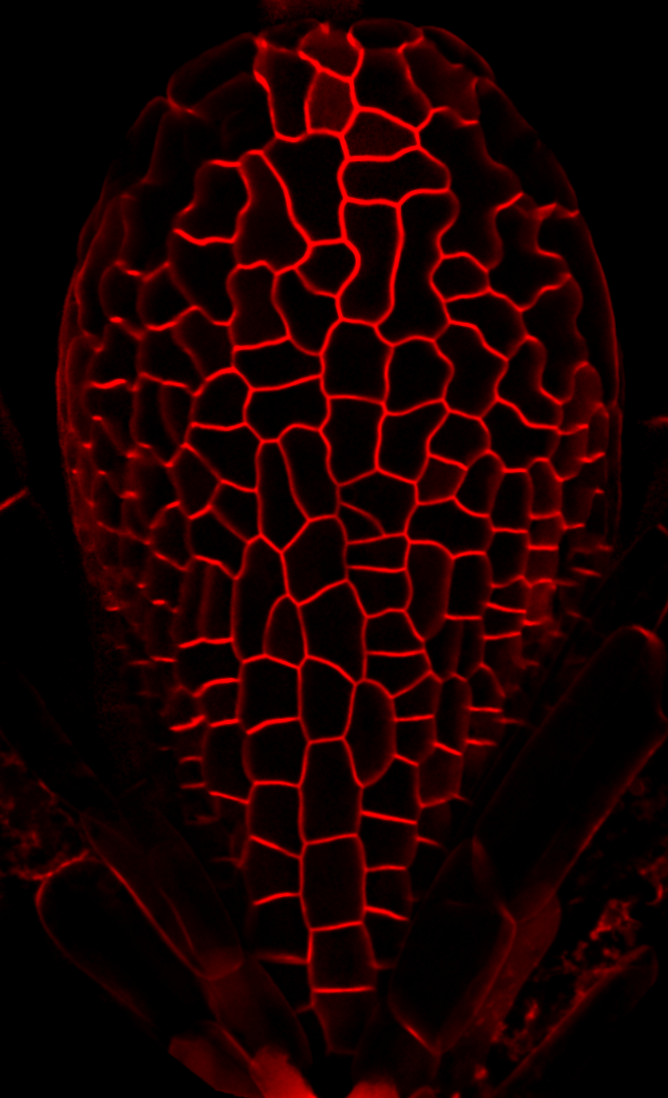
#> input picture test/images/T00.png, 668 x 1098 px
$ python -i threshold.py   (imports and definitions only)
#> lines starting #> are read from the running program, lines starting #| are printed output that depends on the picture; after the words box and inside, x2 and y2 are one past the last pixel; in counts of white or black regions, pixels touching at a corner belong together
#!/usr/bin/env python

import os
import sys

import numpy

import cv2

def make_mask(img):
#    img = cv2.imread(ifile)
    gray = cv2.cvtColor(img, cv2.COLOR_BGR2GRAY)
    gray = cv2.GaussianBlur(gray, (5, 5), 0)
    thresh = cv2.adaptiveThreshold(gray, 255, 1, 1, 11, 1)
    dil = cv2.dilate(thresh, None, iterations=5)

    #cv2.imwrite('out.png', dil)

    return dil


def threshold_file(ifile, outfile):
#> called with ifile = '../test/images/T00.png', outfile = 'out.png'
    img = cv2.imread(ifile)
#> img is the input picture: shape (1098, 668, 3); mean B, G, R 0, 0, 27.2

    gray = cv2.cvtColor(img, cv2.COLOR_BGR2GRAY)
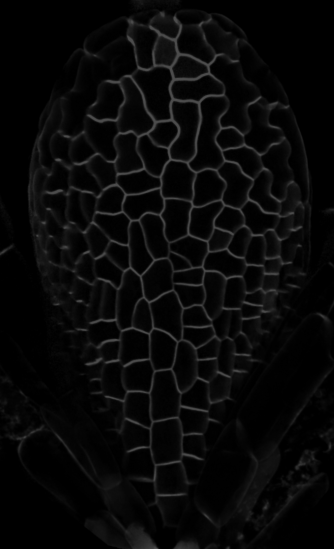
#> gray: shape (1098, 668) (shown at 1/2 size); min 0, max 76, mean 8.1
    gray = cv2.GaussianBlur(gray, (3, 3), 0)
    thresh = cv2.adaptiveThreshold(gray, 255, 1, 0, 107, 1)
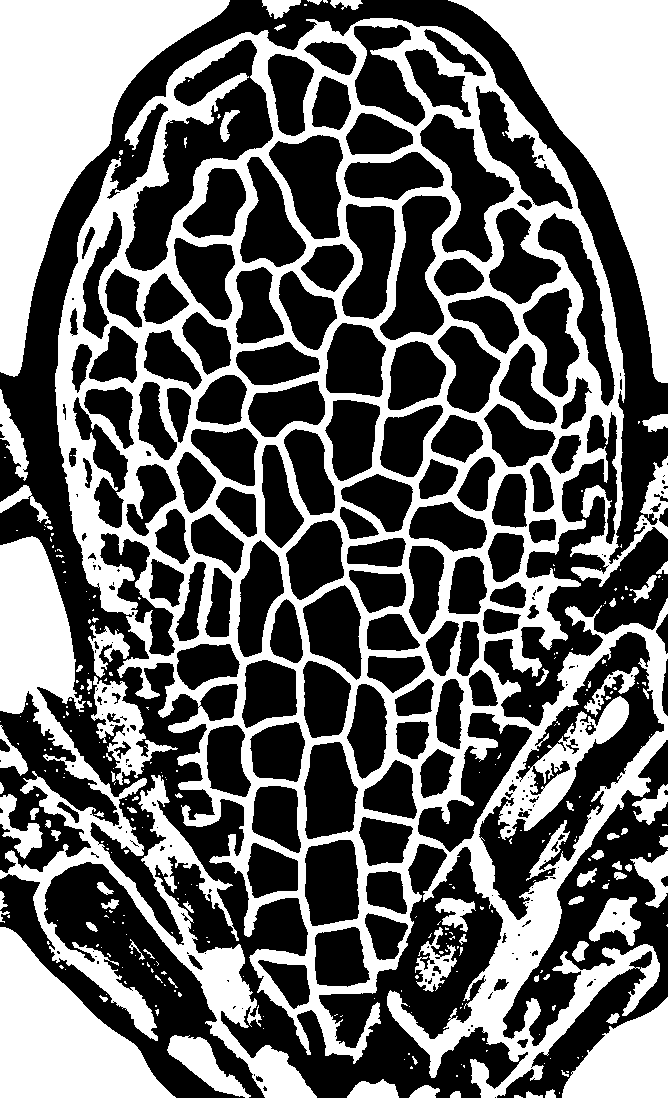
#> thresh: shape (1098, 668); 41.9% white; 308 white regions (229 under 20 px), largest, box (x1, y1, x2, y2) and area: (55, 18, 668, 1098) 167976, (0, 0, 230, 377) 33257, (0, 536, 317, 1098) 31219

    er = cv2.erode(thresh, None, iterations=1)
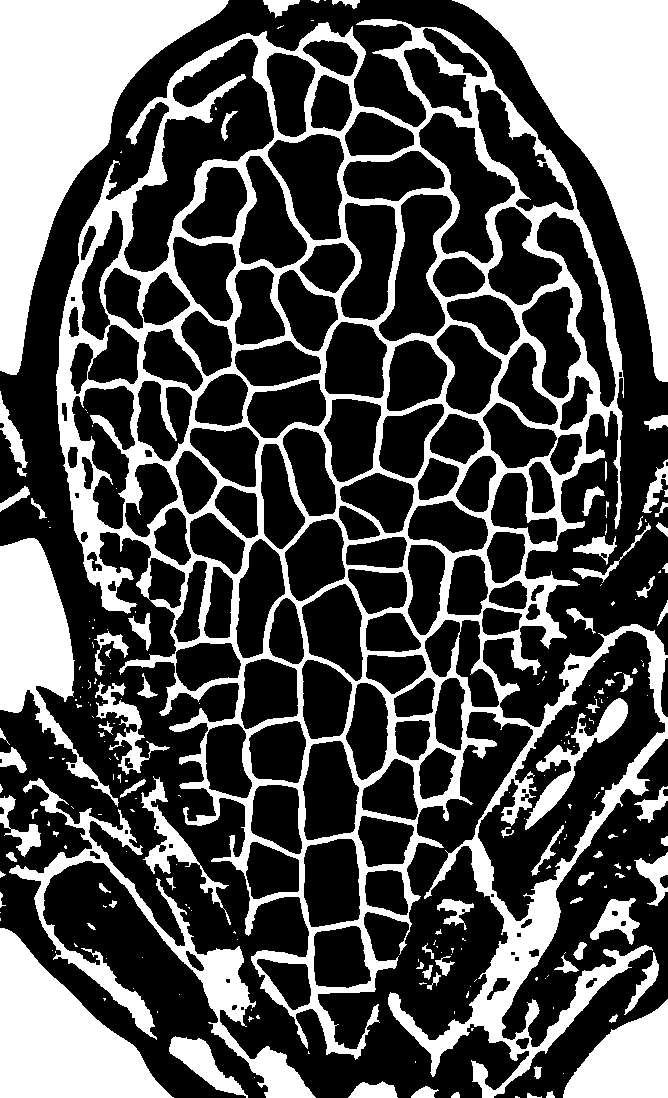
#> er: shape (1098, 668); 33.7% white; 226 white regions (142 under 20 px), largest, box (x1, y1, x2, y2) and area: (56, 19, 668, 1098) 116928, (0, 0, 229, 375) 32646, (452, 0, 668, 382) 30222

    mask = make_mask(img)
#> in make_mask, `thresh = cv2.adaptiveThreshold(gray, 255, 1, 1, 11, 1)`:
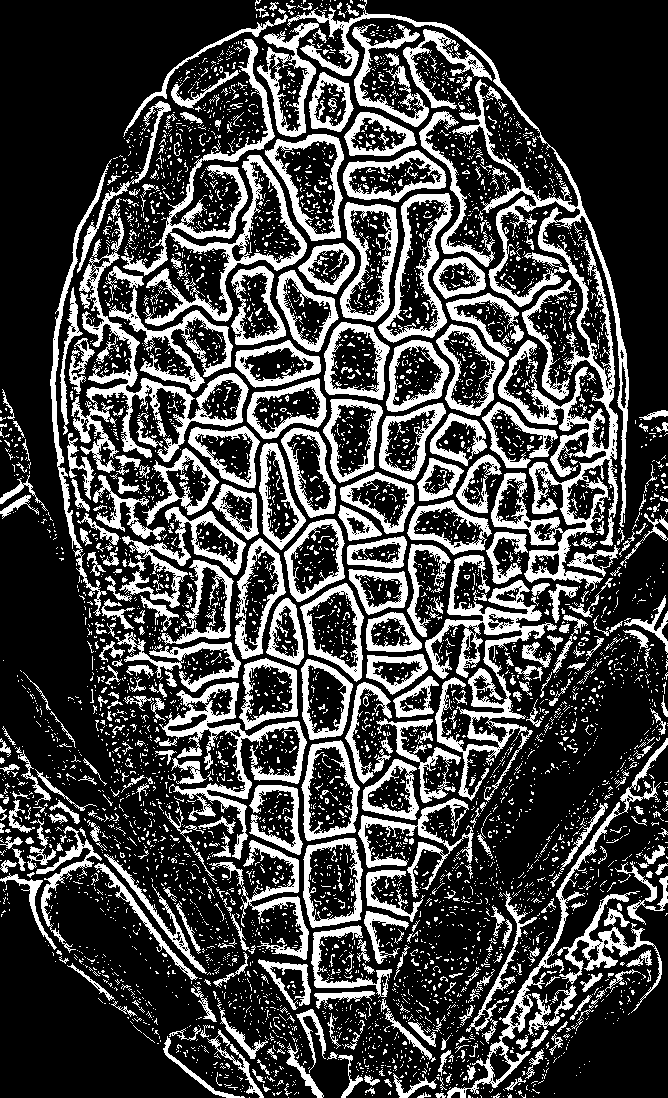
#> thresh: shape (1098, 668); 27.5% white; 5599 white regions (5122 under 20 px), largest, box (x1, y1, x2, y2) and area: (287, 0, 629, 591) 17816, (121, 39, 307, 326) 7372, (425, 555, 557, 802) 7249
#> in make_mask, `dil = cv2.dilate(thresh, None, iterations=5)`:
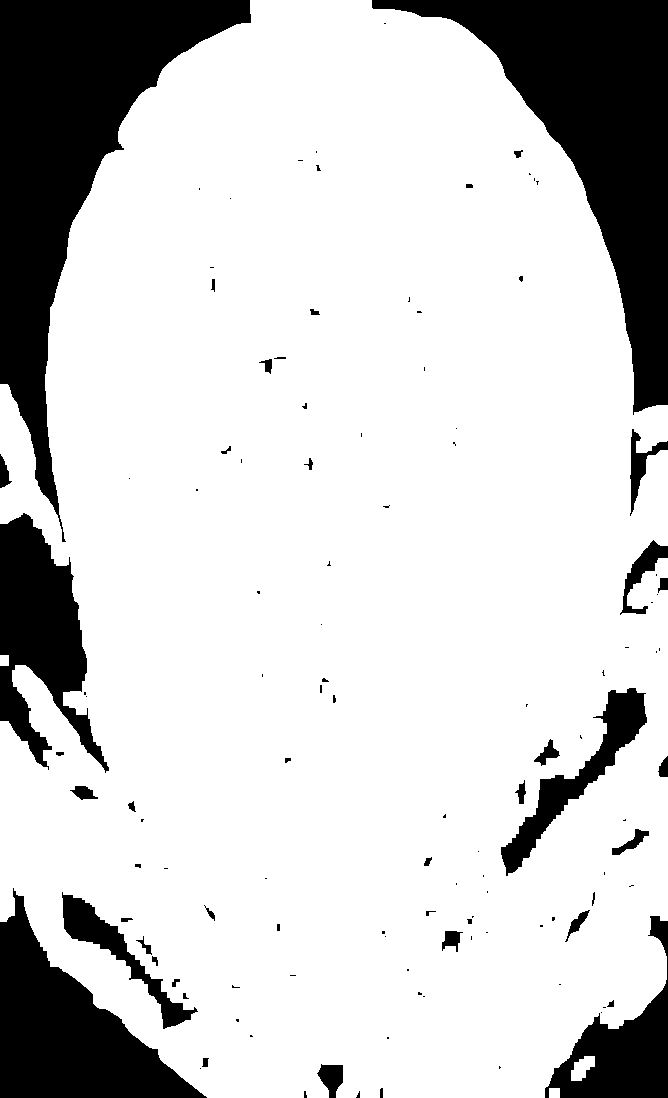
#> dil: shape (1098, 668); 80.8% white; 118 black regions (72 under 20 px), largest, box (x1, y1, x2, y2) and area: (0, 0, 251, 542) 43885, (372, 0, 668, 415) 40181, (0, 888, 207, 1098) 19492

    final = cv2.bitwise_and(er, er, mask=mask)
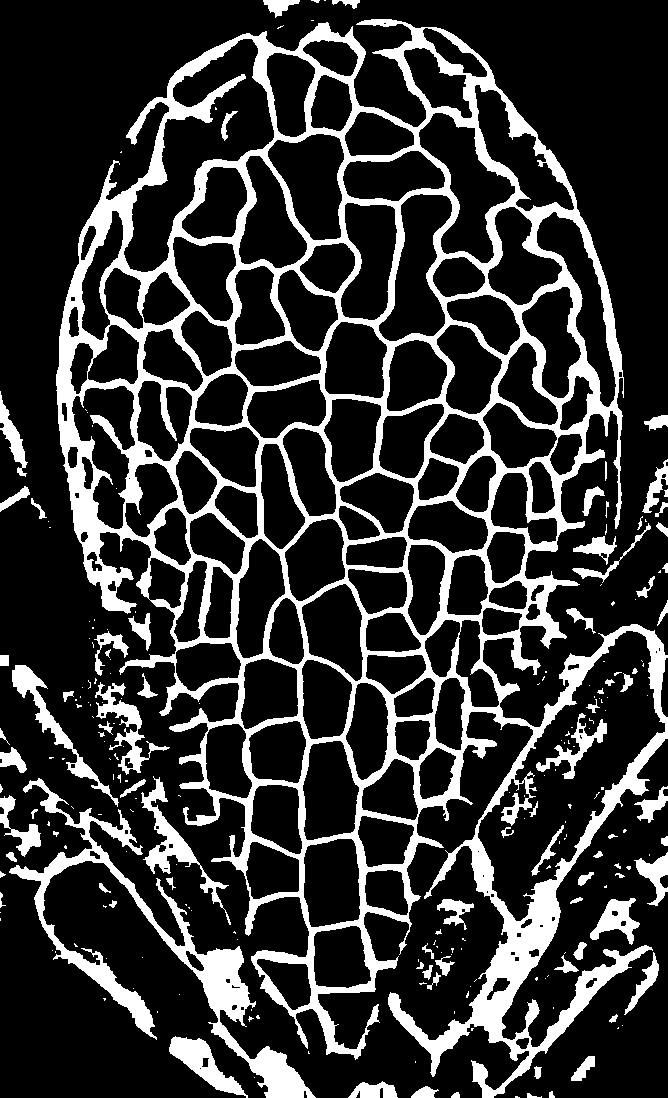
#> final: shape (1098, 668); 20.6% white; 227 white regions (144 under 20 px), largest, box (x1, y1, x2, y2) and area: (56, 19, 668, 1098) 116779, (9, 778, 316, 1098) 11643, (141, 776, 231, 925) 2091

    cv2.imwrite(outfile, final)


def process(input_filename, output_filename):
    threshold_file(input_filename, output_filename)

>>> result = threshold_file('../test/images/T00.png', 'out.png')

$ run again, on test/images/T01.png
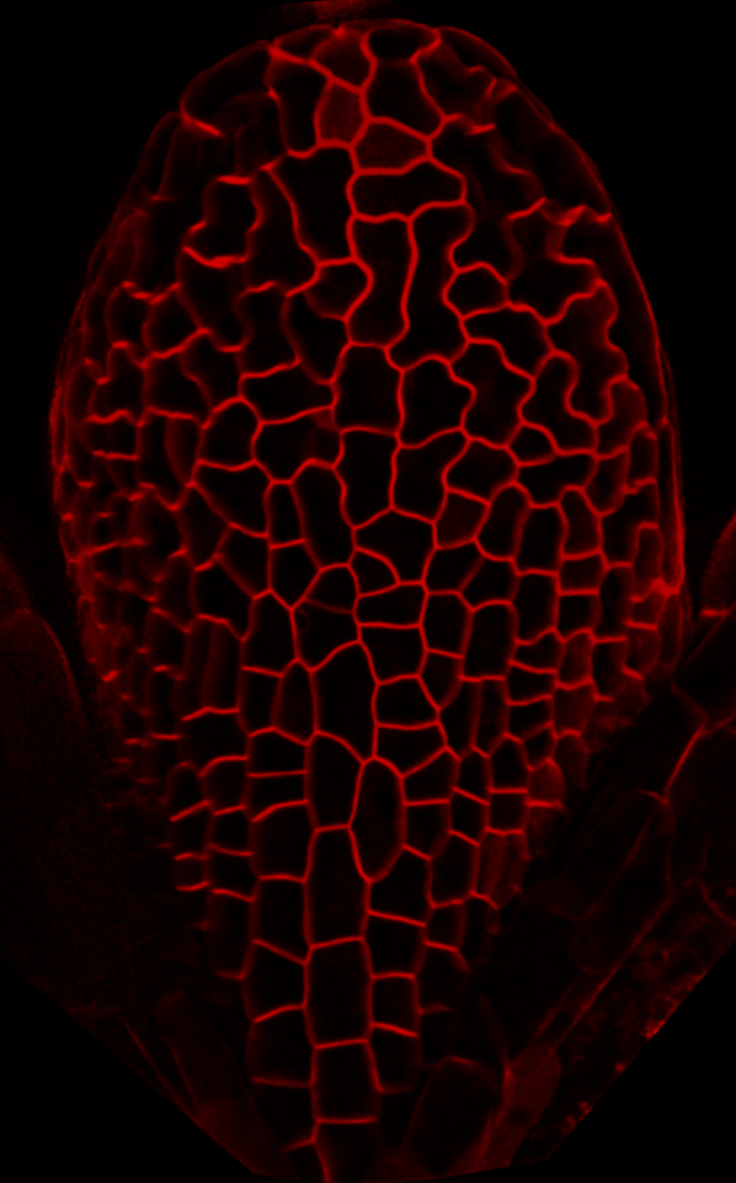
#> input picture test/images/T01.png, 736 x 1183 px
#> in threshold_file, img is the input picture: shape (1183, 736, 3); mean B, G, R 0, 0, 26.6
#> in threshold_file, `thresh = cv2.adaptiveThreshold(gray, 255, 1, 0, 107, 1)`:
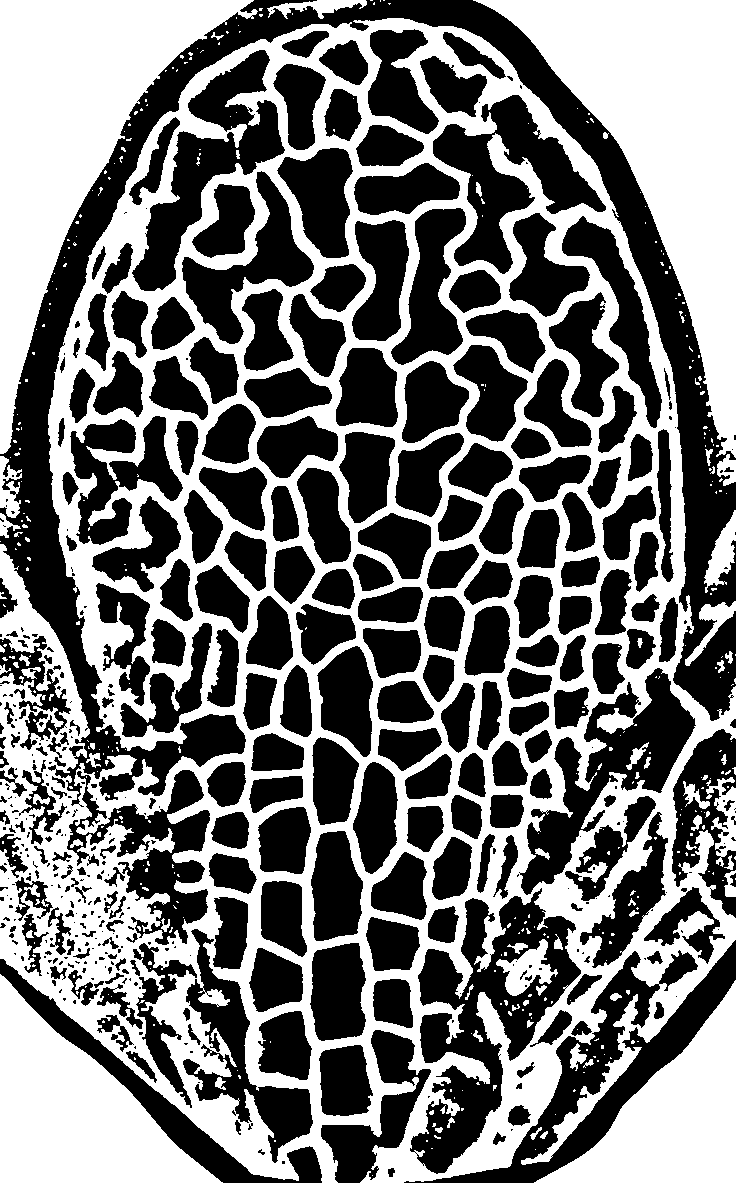
#> thresh: shape (1183, 736); 45.9% white; 394 white regions (324 under 20 px), largest, box (x1, y1, x2, y2) and area: (0, 18, 736, 1183) 262493, (473, 0, 736, 458) 43771, (0, 0, 258, 454) 40006
#> er: shape (1183, 736); 37.2% white; 302 white regions (228 under 20 px), largest, box (x1, y1, x2, y2) and area: (0, 19, 736, 1183) 186448, (477, 0, 736, 456) 42957, (0, 0, 252, 453) 39124
#> dil: shape (1183, 736); 81.8% white; 182 black regions (107 under 20 px), largest, box (x1, y1, x2, y2) and area: (418, 0, 736, 463) 53247, (0, 0, 265, 472) 46397, (0, 967, 248, 1183) 26560
#> in threshold_file, `final = cv2.bitwise_and(er, er, mask=mask)`:
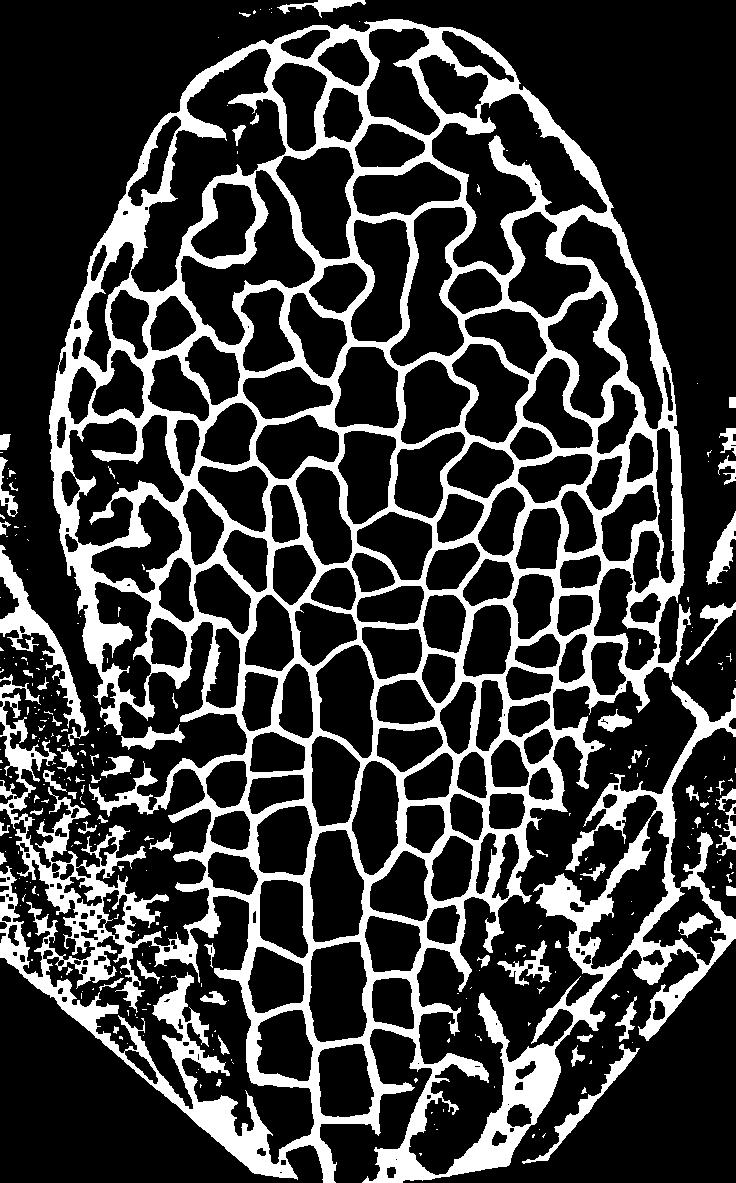
#> final: shape (1183, 736); 23.1% white; 288 white regions (215 under 20 px), largest, box (x1, y1, x2, y2) and area: (0, 19, 736, 1183) 186223, (0, 545, 89, 746) 3143, (522, 1044, 640, 1164) 1333

$ run again, on test/images/T02.png
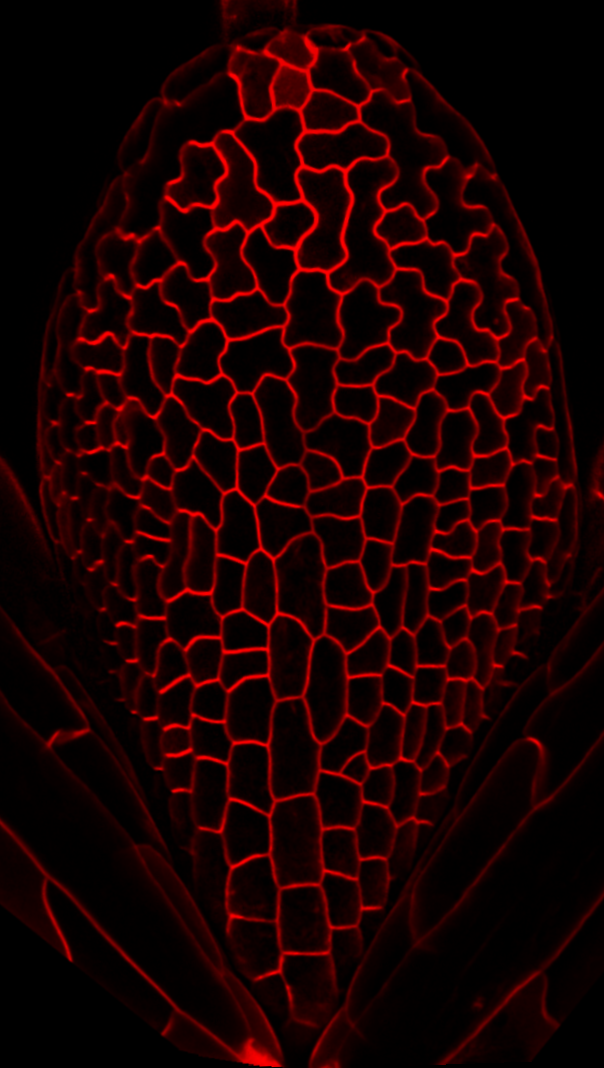
#> input picture test/images/T02.png, 604 x 1068 px
#> in threshold_file, img is the input picture: shape (1068, 604, 3); mean B, G, R 0, 0, 28.2
#> in threshold_file, `thresh = cv2.adaptiveThreshold(gray, 255, 1, 0, 107, 1)`:
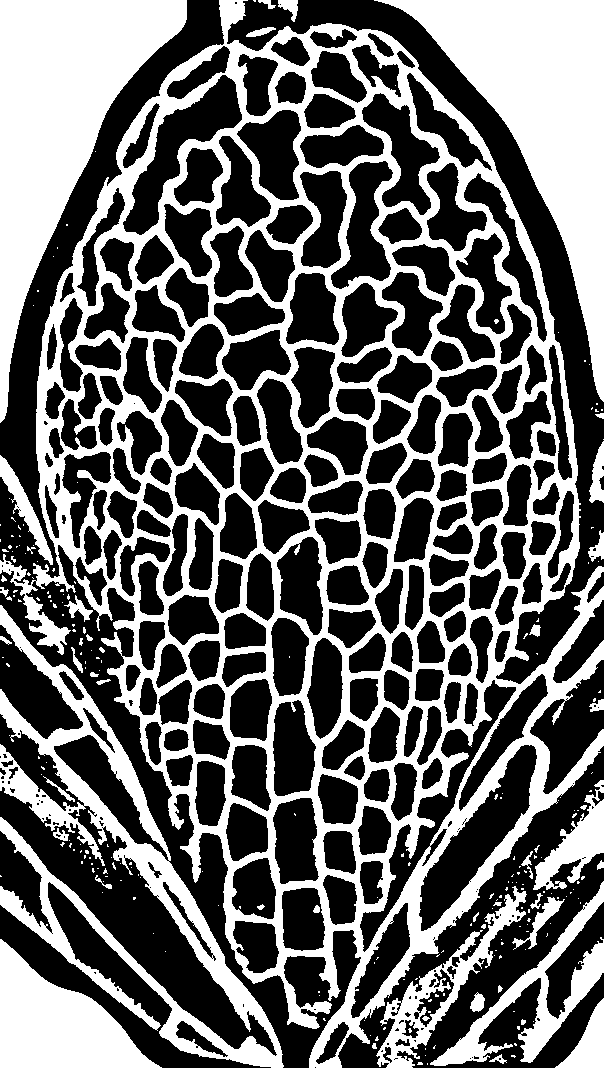
#> thresh: shape (1068, 604); 40.4% white; 248 white regions (201 under 20 px), largest, box (x1, y1, x2, y2) and area: (0, 0, 604, 1068) 143545, (0, 0, 187, 423) 31013, (374, 0, 604, 402) 30317
#> er: shape (1068, 604); 30.9% white; 154 white regions (109 under 20 px), largest, box (x1, y1, x2, y2) and area: (37, 0, 604, 1068) 96584, (0, 0, 186, 421) 30404, (379, 0, 604, 400) 29686
#> dil: shape (1068, 604); 83.9% white; 111 black regions (70 under 20 px), largest, box (x1, y1, x2, y2) and area: (308, 0, 604, 432) 40252, (0, 0, 206, 472) 39496, (0, 919, 211, 1068) 14058
#> in threshold_file, `final = cv2.bitwise_and(er, er, mask=mask)`:
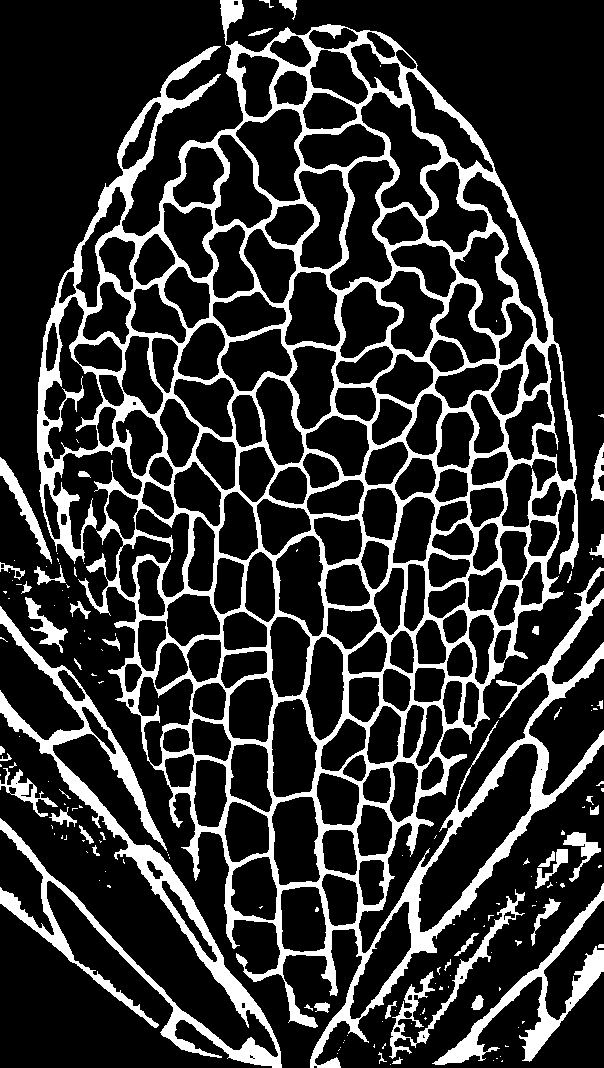
#> final: shape (1068, 604); 19.4% white; 152 white regions (107 under 20 px), largest, box (x1, y1, x2, y2) and area: (37, 0, 604, 1068) 96583, (0, 606, 282, 1068) 14941, (432, 883, 604, 1065) 4666
